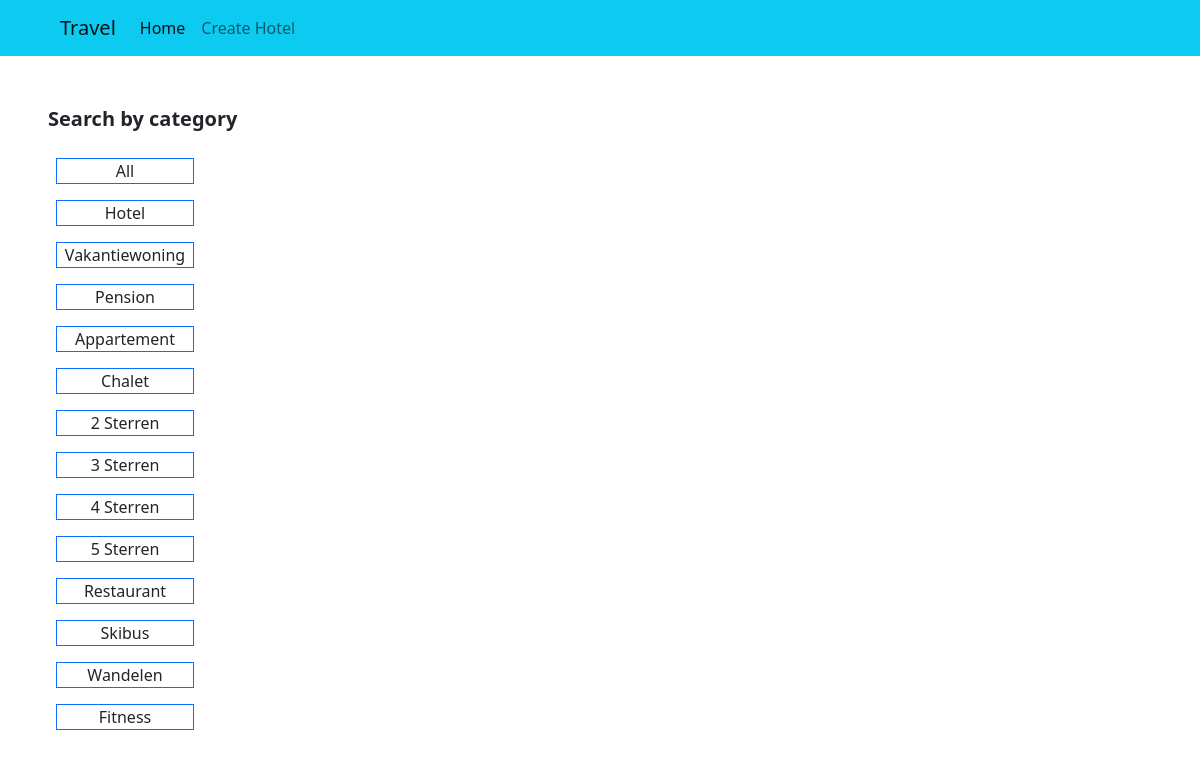
The page /tag/3/ (signed in) on the database its author committed.
### main/models.py (models this page shows)
class CategoryTag(models.Model):
    c_name = models.ForeignKey(Category, on_delete=models.CASCADE)
    tag_name = models.CharField(_("Tag Name"), max_length=40)

### main/views.py (the view)
# urls.py: path('tag/<int:tag_id>/', views.filter_by_tag, name="tag"),
@login_required
def filter_by_tag(request, tag_id):
    gettags = CategoryTag.objects.get(pk=tag_id)
    tags = CategoryTag.objects.all()
    print(gettags.tag_name)
    location = Location.objects.filter(tags__icontains=gettags.tag_name)
    context = {
        'locations':location,
        'tags':tags
    }
    return render(request, "home.html", context)

### main/templates/home.html (shortened to what this page needs)
{% extends 'base.html' %}
{% load static %}
{% block content %}
<div class="m-5 d-flex">
  <div class="col-3 d-flex flex-column">
    <p class="fs-5 fw-bold">Search by category</p>
    <a href="{% url 'location_list' %}"
      class="text-dark text-decoration-none border border-primary m-2 w-50 text-center">
      All</a>
    {% for tag in tags %}
      <a href="{% url 'tag' tag.id %}"
      class="text-dark text-decoration-none border border-primary m-2 w-50 text-center">
      {{tag.tag_name}}</a>
    {% endfor %}
  </div>
</div>
{% endblock content %}

### rows shown on the page
CategoryTag: tag_name "Hotel"
CategoryTag: tag_name "Vakantiewoning"
CategoryTag: tag_name "Pension"
CategoryTag: tag_name "Appartement"
CategoryTag: tag_name "Chalet"
CategoryTag: tag_name "2 Sterren"
CategoryTag: tag_name "3 Sterren"
CategoryTag: tag_name "4 Sterren"
CategoryTag: tag_name "5 Sterren"
CategoryTag: tag_name "Restaurant"
CategoryTag: tag_name "Skibus"
CategoryTag: tag_name "Wandelen"
CategoryTag: tag_name "Fitness"
